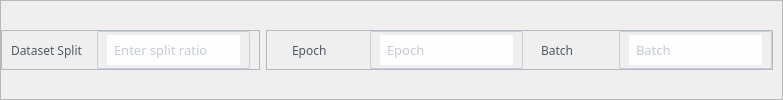
          <widget class="QFrame" name="train">
           <property name="sizePolicy">
            <sizepolicy hsizetype="Minimum" vsizetype="Fixed">
             <horstretch>0</horstretch>
             <verstretch>0</verstretch>
            </sizepolicy>
           </property>
           <property name="font">
            <font>
             <pointsize>10</pointsize>
            </font>
           </property>
           <property name="styleSheet">
            <string notr="true">color: #4E5865;</string>
           </property>
           <property name="frameShape">
            <enum>QFrame::StyledPanel</enum>
           </property>
           <property name="frameShadow">
            <enum>QFrame::Raised</enum>
           </property>
           <layout class="QHBoxLayout" name="horizontalLayout_8">
            <property name="spacing">
             <number>6</number>
            </property>
            <property name="leftMargin">
             <number>0</number>
            </property>
            <property name="topMargin">
             <number>0</number>
            </property>
            <property name="rightMargin">
             <number>9</number>
            </property>
            <property name="bottomMargin">
             <number>0</number>
            </property>
            <item>
             <widget class="QFrame" name="split_frame">
              <property name="sizePolicy">
               <sizepolicy hsizetype="Minimum" vsizetype="Fixed">
                <horstretch>0</horstretch>
                <verstretch>0</verstretch>
               </sizepolicy>
              </property>
              <property name="font">
               <font>
                <pointsize>10</pointsize>
               </font>
              </property>
              <property name="styleSheet">
               <string notr="true"/>
              </property>
              <property name="frameShape">
               <enum>QFrame::StyledPanel</enum>
              </property>
              <property name="frameShadow">
               <enum>QFrame::Raised</enum>
              </property>
              <layout class="QHBoxLayout" name="horizontalLayout_9">
               <property name="spacing">
                <number>6</number>
               </property>
               <property name="leftMargin">
                <number>9</number>
               </property>
               <property name="topMargin">
                <number>0</number>
               </property>
               <property name="rightMargin">
                <number>9</number>
               </property>
               <property name="bottomMargin">
                <number>0</number>
               </property>
               <item>
                <widget class="QLabel" name="split_label">
                 <property name="minimumSize">
                  <size>
                   <width>80</width>
                   <height>0</height>
                  </size>
                 </property>
                 <property name="maximumSize">
                  <size>
                   <width>80</width>
                   <height>16777215</height>
                  </size>
                 </property>
                 <property name="font">
                  <font>
                   <family>HarmonyOS Sans SC Light</family>
                  </font>
                 </property>
                 <property name="text">
                  <string notr="true">Dataset Split</string>
                 </property>
                </widget>
               </item>
               <item>
                <widget class="QFrame" name="split">
                 <property name="sizePolicy">
                  <sizepolicy hsizetype="Expanding" vsizetype="Expanding">
                   <horstretch>0</horstretch>
                   <verstretch>0</verstretch>
                  </sizepolicy>
                 </property>
                 <property name="minimumSize">
                  <size>
                   <width>0</width>
                   <height>38</height>
                  </size>
                 </property>
                 <property name="maximumSize">
                  <size>
                   <width>16777215</width>
                   <height>38</height>
                  </size>
                 </property>
                 <property name="font">
                  <font>
                   <pointsize>10</pointsize>
                  </font>
                 </property>
                 <property name="styleSheet">
                  <string notr="true">#split {
border:1px solid #C3CEDF;
border-radius: 2px;
} </string>
                 </property>
                 <property name="frameShape">
                  <enum>QFrame::StyledPanel</enum>
                 </property>
                 <property name="frameShadow">
                  <enum>QFrame::Raised</enum>
                 </property>
                 <layout class="QHBoxLayout" name="horizontalLayout_10">
                  <property name="spacing">
                   <number>0</number>
                  </property>
                  <property name="leftMargin">
                   <number>9</number>
                  </property>
                  <property name="topMargin">
                   <number>0</number>
                  </property>
                  <property name="rightMargin">
                   <number>9</number>
                  </property>
                  <property name="bottomMargin">
                   <number>0</number>
                  </property>
                  <item>
                   <widget class="QLineEdit" name="split_line">
                    <property name="enabled">
                     <bool>true</bool>
                    </property>
                    <property name="sizePolicy">
                     <sizepolicy hsizetype="Preferred" vsizetype="Preferred">
                      <horstretch>0</horstretch>
                      <verstretch>0</verstretch>
                     </sizepolicy>
                    </property>
                    <property name="minimumSize">
                     <size>
                      <width>0</width>
                      <height>30</height>
                     </size>
                    </property>
                    <property name="maximumSize">
                     <size>
                      <width>16777215</width>
                      <height>30</height>
                     </size>
                    </property>
                    <property name="font">
                     <font>
                      <family>HarmonyOS Sans SC Light</family>
                      <pointsize>10</pointsize>
                     </font>
                    </property>
                    <property name="statusTip">
                     <string/>
                    </property>
                    <property name="styleSheet">
                     <string notr="true">border: none;
background: #FEFEFE;
padding: 0px 5px;
color: #8D98AA;</string>
                    </property>
                    <property name="text">
                     <string/>
                    </property>
                    <property name="readOnly">
                     <bool>false</bool>
                    </property>
                    <property name="placeholderText">
                     <string notr="true">Enter split ratio</string>
                    </property>
                   </widget>
                  </item>
                 </layout>
                </widget>
               </item>
              </layout>
             </widget>
            </item>
            <item>
             <widget class="QFrame" name="train_frame">
              <property name="sizePolicy">
               <sizepolicy hsizetype="Minimum" vsizetype="Fixed">
                <horstretch>0</horstretch>
                <verstretch>0</verstretch>
               </sizepolicy>
              </property>
              <property name="font">
               <font>
                <pointsize>10</pointsize>
               </font>
              </property>
              <property name="styleSheet">
               <string notr="true"/>
              </property>
              <property name="frameShape">
               <enum>QFrame::StyledPanel</enum>
              </property>
              <property name="frameShadow">
               <enum>QFrame::Raised</enum>
              </property>
              <layout class="QHBoxLayout" name="horizontalLayout_16">
               <property name="spacing">
                <number>18</number>
               </property>
               <property name="leftMargin">
                <number>25</number>
               </property>
               <property name="topMargin">
                <number>0</number>
               </property>
               <property name="rightMargin">
                <number>0</number>
               </property>
               <property name="bottomMargin">
                <number>0</number>
               </property>
               <item>
                <widget class="QLabel" name="epoch">
                 <property name="minimumSize">
                  <size>
                   <width>60</width>
                   <height>0</height>
                  </size>
                 </property>
                 <property name="maximumSize">
                  <size>
                   <width>60</width>
                   <height>16777215</height>
                  </size>
                 </property>
                 <property name="font">
                  <font>
                   <family>HarmonyOS Sans SC Light</family>
                  </font>
                 </property>
                 <property name="text">
                  <string notr="true">Epoch</string>
                 </property>
                </widget>
               </item>
               <item>
                <widget class="QFrame" name="epoch_frame">
                 <property name="sizePolicy">
                  <sizepolicy hsizetype="Expanding" vsizetype="Expanding">
                   <horstretch>0</horstretch>
                   <verstretch>0</verstretch>
                  </sizepolicy>
                 </property>
                 <property name="minimumSize">
                  <size>
                   <width>0</width>
                   <height>38</height>
                  </size>
                 </property>
                 <property name="maximumSize">
                  <size>
                   <width>16777215</width>
                   <height>38</height>
                  </size>
                 </property>
                 <property name="font">
                  <font>
                   <pointsize>10</pointsize>
                  </font>
                 </property>
                 <property name="styleSheet">
                  <string notr="true">#epoch_frame {
border:1px solid #C3CEDF;
border-radius: 2px;
} </string>
                 </property>
                 <property name="frameShape">
                  <enum>QFrame::StyledPanel</enum>
                 </property>
                 <property name="frameShadow">
                  <enum>QFrame::Raised</enum>
                 </property>
                 <layout class="QHBoxLayout" name="horizontalLayout_23">
                  <property name="spacing">
                   <number>0</number>
                  </property>
                  <property name="leftMargin">
                   <number>9</number>
                  </property>
                  <property name="topMargin">
                   <number>0</number>
                  </property>
                  <property name="rightMargin">
                   <number>9</number>
                  </property>
                  <property name="bottomMargin">
                   <number>0</number>
                  </property>
                  <item>
                   <widget class="QLineEdit" name="epoch_line">
                    <property name="enabled">
                     <bool>true</bool>
                    </property>
                    <property name="sizePolicy">
                     <sizepolicy hsizetype="Preferred" vsizetype="Preferred">
                      <horstretch>0</horstretch>
                      <verstretch>0</verstretch>
                     </sizepolicy>
                    </property>
                    <property name="minimumSize">
                     <size>
                      <width>0</width>
                      <height>30</height>
                     </size>
                    </property>
                    <property name="maximumSize">
                     <size>
                      <width>16777215</width>
                      <height>30</height>
                     </size>
                    </property>
                    <property name="font">
                     <font>
                      <family>HarmonyOS Sans SC Light</family>
                      <pointsize>10</pointsize>
                     </font>
                    </property>
                    <property name="statusTip">
                     <string/>
                    </property>
                    <property name="styleSheet">
                     <string notr="true">border: none;
background: #FEFEFE;
padding: 0px 5px;
color: #8D98AA;</string>
                    </property>
                    <property name="text">
                     <string/>
                    </property>
                    <property name="readOnly">
                     <bool>false</bool>
                    </property>
                    <property name="placeholderText">
                     <string notr="true">Epoch</string>
                    </property>
                   </widget>
                  </item>
                 </layout>
                </widget>
               </item>
               <item>
                <widget class="QLabel" name="batch">
                 <property name="minimumSize">
                  <size>
                   <width>60</width>
                   <height>0</height>
                  </size>
                 </property>
                 <property name="maximumSize">
                  <size>
                   <width>60</width>
                   <height>16777215</height>
                  </size>
                 </property>
                 <property name="font">
                  <font>
                   <family>HarmonyOS Sans SC Light</family>
                  </font>
                 </property>
                 <property name="text">
                  <string notr="true">Batch</string>
                 </property>
                </widget>
               </item>
               <item>
                <widget class="QFrame" name="batch_frame">
                 <property name="sizePolicy">
                  <sizepolicy hsizetype="Expanding" vsizetype="Expanding">
                   <horstretch>0</horstretch>
                   <verstretch>0</verstretch>
                  </sizepolicy>
                 </property>
                 <property name="minimumSize">
                  <size>
                   <width>0</width>
                   <height>38</height>
                  </size>
                 </property>
                 <property name="maximumSize">
                  <size>
                   <width>16777215</width>
                   <height>38</height>
                  </size>
                 </property>
                 <property name="font">
                  <font>
                   <pointsize>10</pointsize>
                  </font>
                 </property>
                 <property name="styleSheet">
                  <string notr="true">#batch_frame {
border:1px solid #C3CEDF;
border-radius: 2px;
} </string>
                 </property>
                 <property name="frameShape">
                  <enum>QFrame::StyledPanel</enum>
                 </property>
                 <property name="frameShadow">
                  <enum>QFrame::Raised</enum>
                 </property>
                 <layout class="QHBoxLayout" name="horizontalLayout_17">
                  <property name="spacing">
                   <number>0</number>
                  </property>
                  <property name="leftMargin">
                   <number>9</number>
                  </property>
                  <property name="topMargin">
                   <number>0</number>
                  </property>
                  <property name="rightMargin">
                   <number>9</number>
                  </property>
                  <property name="bottomMargin">
                   <number>0</number>
                  </property>
                  <item>
                   <widget class="QLineEdit" name="batch_line">
                    <property name="enabled">
                     <bool>true</bool>
                    </property>
                    <property name="sizePolicy">
                     <sizepolicy hsizetype="Preferred" vsizetype="Preferred">
                      <horstretch>0</horstretch>
                      <verstretch>0</verstretch>
                     </sizepolicy>
                    </property>
                    <property name="minimumSize">
                     <size>
                      <width>0</width>
                      <height>30</height>
                     </size>
                    </property>
                    <property name="maximumSize">
                     <size>
                      <width>16777215</width>
                      <height>30</height>
                     </size>
                    </property>
                    <property name="font">
                     <font>
                      <family>HarmonyOS Sans SC Light</family>
                      <pointsize>10</pointsize>
                     </font>
                    </property>
                    <property name="statusTip">
                     <string/>
                    </property>
                    <property name="styleSheet">
                     <string notr="true">border: none;
background: #FEFEFE;
padding: 0px 5px;
color: #8D98AA;</string>
                    </property>
                    <property name="text">
                     <string/>
                    </property>
                    <property name="readOnly">
                     <bool>false</bool>
                    </property>
                    <property name="placeholderText">
                     <string notr="true">Batch</string>
                    </property>
                   </widget>
                  </item>
                 </layout>
                </widget>
               </item>
              </layout>
             </widget>
            </item>
           </layout>
          </widget>
